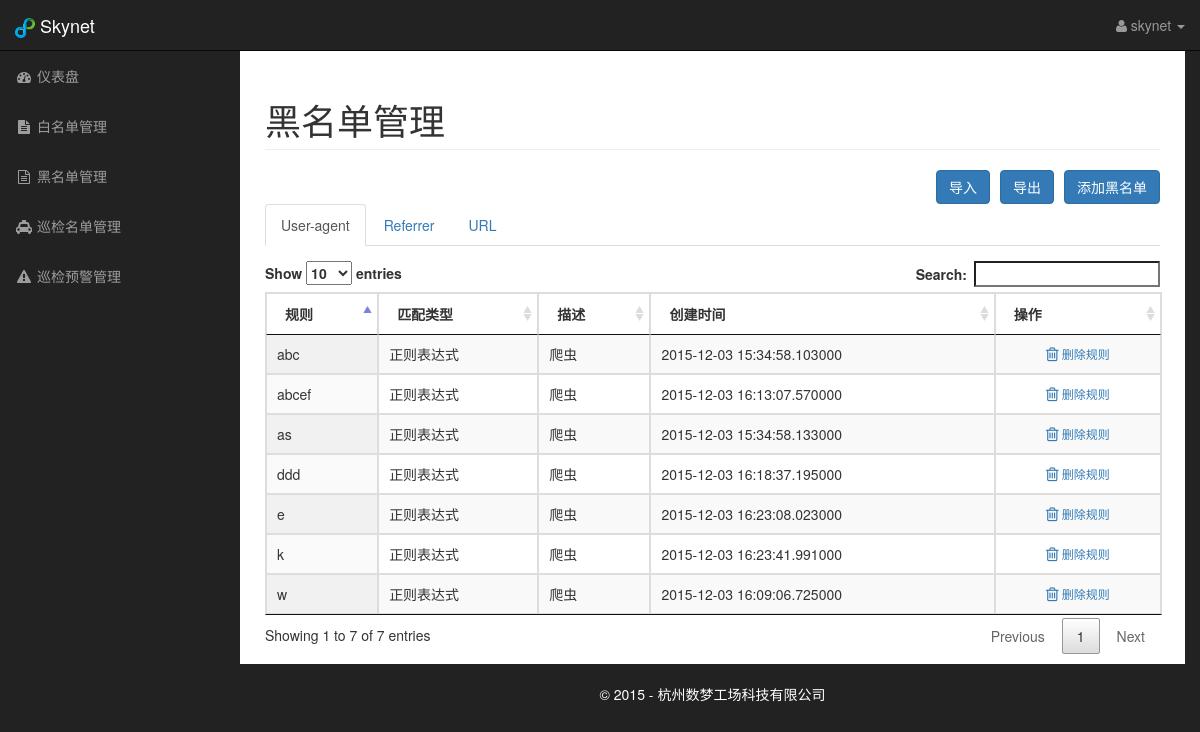
The page /blacklist.html (signed in) on the database its author committed.
### app/modules/main/models.py (models this page shows, shortened)
class Blacklist(db.Model):
    __tablename__ = 'blacklist_rule'
    id = db.Column(db.Integer, primary_key=True)
    guid = db.Column(db.String(32),  unique=True,nullable=False)
    rule = db.Column(db.UnicodeText, nullable=False)
    type = db.Column(db.UnicodeText, nullable=False)
    category = db.Column(db.UnicodeText, nullable=False)
    source = db.Column(db.UnicodeText, nullable=True)
    description = db.Column(db.UnicodeText, nullable=True)
    ctime = db.Column(db.DateTime, nullable=False,default= datetime.now)

### app/modules/main/views.py (the view)
@main.route('/blacklist.html')
@login_required
def blacklist():
    user_agent_rules = Blacklist.query.filter_by(category=u'user_agent_rule').all()
    refferer_rules = Blacklist.query.filter_by(category=u'referrer_rule').all()
    url_rules = Blacklist.query.filter_by(category=u'url_rule').all()
    return render_template('main/blacklist.html',user_agent_rules=user_agent_rules,refferer_rules=refferer_rules,url_rules=url_rules, type=RULE_TYPE,description=RULE_DESCRIPTION)

### app/modules/auth/views.py (called while the page is built)
@login_manager.user_loader
def load_user(user_id):
    return User.query.get(int(user_id))

@auth.before_app_request
def before_request():
    if current_user.is_authenticated \
            and not current_user.confirmed \
            and request.endpoint[:5] != 'auth.' \
            and request.endpoint != 'static':
        return redirect(url_for('auth.unconfirmed'))

### app/templates/main/blacklist.html (shortened to what this page needs)
{% extends "base.html" %}
{% block header %}
    <link href="{{ url_for('static', filename='DataTables/media/css/jquery.dataTables.min.css') }}" rel="stylesheet" type="text/css">
    <link href="{{ url_for('static', filename='BootstrapValidator/css/bootstrapValidator.min.css') }}" rel="stylesheet" type="text/css">
    <link href="{{ url_for('static', filename='BootstrapFileinput/css/fileinput.min.css') }}" rel="stylesheet" type="text/css">
{% endblock %}
{% block content %}
    <div class="row">
        <div class="col-lg-12">
            {% include 'main/blacklist/head_blacklist.html' %}
        </div>
        <div  class="col-lg-12">
            {% include 'main/blacklist/add_blacklist.html' %}
            {% include 'main/blacklist/export_blacklist.html' %}
            {% include 'main/blacklist/import_blacklist.html' %}
        </div>
        <div class="col-lg-12">
            {% include 'main/blacklist/body_blacklist.html' %}
        </div>
    </div>
{% endblock %}

### app/templates/base.html (shortened to what this page needs)
<!DOCTYPE html>
<html lang="zh-CN">
<head>
    <link href="{{ url_for('static', filename='css/bootstrap.min.css') }}" rel="stylesheet">
    <link href="{{ url_for('static', filename='css/sb-admin.css') }}" rel="stylesheet">
    <link href="{{ url_for('static', filename='font-awesome/css/font-awesome.min.css') }}" rel="stylesheet" type="text/css">
    {% block header %}{% endblock %}
</head>
<body>
    <div id="wrapper">
        <div class="container-fluid">
            {% block body %}
                <nav class="navbar navbar-inverse navbar-fixed-top" role="navigation">
                    <div class="navbar-header">
                        <a class="navbar-brand" href="/"><img style="display: inline-block;width:20px;height: 20px;margin-right: 5px" src="{{ url_for('static', filename='favicon.ico') }}" />Skynet</a>
                    </div>
                    <ul class="nav navbar-right top-nav">
                        <li class="dropdown">
                            <a href="#" class="dropdown-toggle" data-toggle="dropdown"><i class="fa fa-user"></i> skynet <b class="caret"></b></a>
                        </li>
                    </ul>
                    <div class="collapse navbar-collapse navbar-ex1-collapse">
                        <ul class="nav navbar-nav side-nav">
                            <li>
                                <a href="dashboard.html"><i class="fa fa-fw fa-dashboard"></i> 仪表盘</a>
                            </li>
                            <li>
                                <a href="whitelist.html"><i class="fa fa-fw fa-file-text"></i> 白名单管理</a>
                            </li>
                            <li>
                                <a href="blacklist.html"><i class="fa fa-fw fa-file-text-o"></i> 黑名单管理</a>
                            </li>
                            <li>
                                <a href="patrollist.html"><i class="fa fa-fw fa-taxi"></i> 巡检名单管理</a>
                            </li>
                            <li>
                                <a href="warning.html"><i class="fa fa-fw fa-exclamation-triangle"></i> 巡检预警管理</a>
                            </li>
                        </ul>
                    </div>
                </nav>
                <div id="page-wrapper">
                    <div class="container-fluid">
                        {% block content %}{% endblock %}
                    </div>
                </div>
            {% endblock %}
            <div class="copyright" style="text-align: center;margin-top: 20px">
                <span  style="color:white;">© 2015 - 杭州数梦工场科技有限公司</span>
            </div>
        </div>
    </div>
</body>
</html>

### app/templates/main/blacklist/head_blacklist.html
<h1 class="page-header">
    黑名单管理
</h1>

### app/templates/main/blacklist/add_blacklist.html (shortened to what this page needs)
<button class="btn btn-primary btn-md  pull-right" id="addRuleButton" data-toggle="modal" data-target="#addRuleModal">添加黑名单</button>

### app/templates/main/blacklist/export_blacklist.html (shortened to what this page needs)
<button class="btn btn-primary btn-md  pull-right" style="margin-right: 10px"  id="exportRuleButton" data-toggle="modal" data-target="#exportRuleModal">导出</button>

### app/templates/main/blacklist/import_blacklist.html (shortened to what this page needs)
<button class="btn btn-primary btn-md  pull-right" style="margin-right: 10px"  id="importRuleButton" data-toggle="modal" data-target="#importRuleModal">导入</button>

### app/templates/main/blacklist/body_blacklist.html (shortened to what this page needs)
<ul class="nav nav-tabs">
    <li class="active"><a href="#user_agent_rule" data-toggle="tab">User-agent</a></li>
    <li><a href="#referrer_rule" data-toggle="tab">Referrer</a></li>
    <li><a href="#url_rule" data-toggle="tab">URL</a></li>
</ul>
<div class="tab-content" style="padding-top: 15px">
    <div class="tab-pane fade in active" id="user_agent_rule">
        <table id="user_agent_tables" class="table-bordered display">
            {% include 'main/blacklist/user_agent_tables.html' %}
        </table>
    </div>
</div>

### app/templates/main/blacklist/user_agent_tables.html
<thead>
<tr>
    <th>规则</th>
    <th>匹配类型</th>
    <th>描述</th>
    <th>创建时间</th>
    <th>操作</th>
</tr>
</thead>
<tbody>
{% for user_agent_rule in user_agent_rules %}
    <tr>
        <td>{{ user_agent_rule.rule }}</td>
        <td>{{ type[user_agent_rule.type] }}</td>
        <td>{{ description[user_agent_rule.description] }}</td>
        <td>{{ user_agent_rule.ctime }}</td>
        <td><button class="btn btn-link btn-xs center-block delete-rule" value="{{ user_agent_rule.guid }}"><i class="fa fa-trash-o fa-lg"></i>&nbsp删除规则</button></td>
    </tr>
{% endfor %}
</tbody>

### app/static/css/sb-admin.css (style rules this page uses)
body { margin-top: 100px; background-color: #222; }
@media (min-width:768px) { body { margin-top: 50px; } }
#wrapper { padding-left: 0; }
#page-wrapper { width: 100%; padding: 0; background-color: #fff; }
@media (min-width:768px) { #wrapper { padding-left: 225px; } }
@media (min-width:768px) { #page-wrapper { padding: 10px; } }
.top-nav { padding: 0 15px; }
.top-nav>li { display: inline-block; float: left; }
.top-nav>li>a { padding-top: 15px; padding-bottom: 15px; line-height: 20px; color: #999; }
@media (min-width:768px) { .side-nav { position: fixed; top: 51px; left: 225px; width: 225px; margin-left: -225px; border: none; border-radius: 0; overflow-y: auto; background-color: #222; bottom: 0; overflow-x: hidden; padding-bottom: 40px; } }
@media (min-width:768px) { .side-nav>li>a { width: 225px; } }

### rows shown on the page
Blacklist: rule "abc", type "正则表达式", description "爬虫", ctime "2015-12-03 15:34:58.103000"
Blacklist: rule "as", type "正则表达式", description "爬虫", ctime "2015-12-03 15:34:58.133000"
Blacklist: rule "w", type "正则表达式", description "爬虫", ctime "2015-12-03 16:09:06.725000"
Blacklist: rule "abcef", type "正则表达式", description "爬虫", ctime "2015-12-03 16:13:07.570000"
Blacklist: rule "ddd", type "正则表达式", description "爬虫", ctime "2015-12-03 16:18:37.195000"
Blacklist: rule "e", type "正则表达式", description "爬虫", ctime "2015-12-03 16:23:08.023000"
Blacklist: rule "k", type "正则表达式", description "爬虫", ctime "2015-12-03 16:23:41.991000"
